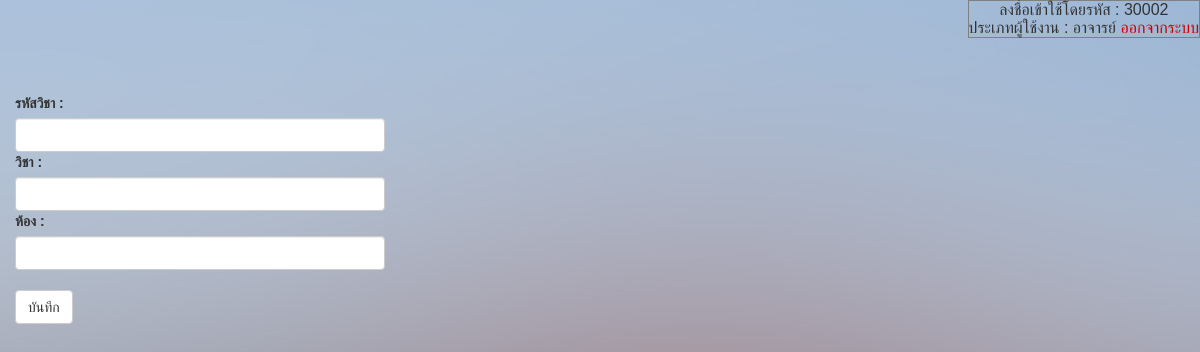
/html5up-dimension/subject_edit.php?subjectID=ง31101&class=1/1 (signed in), run on an earlier commit of the app's database.
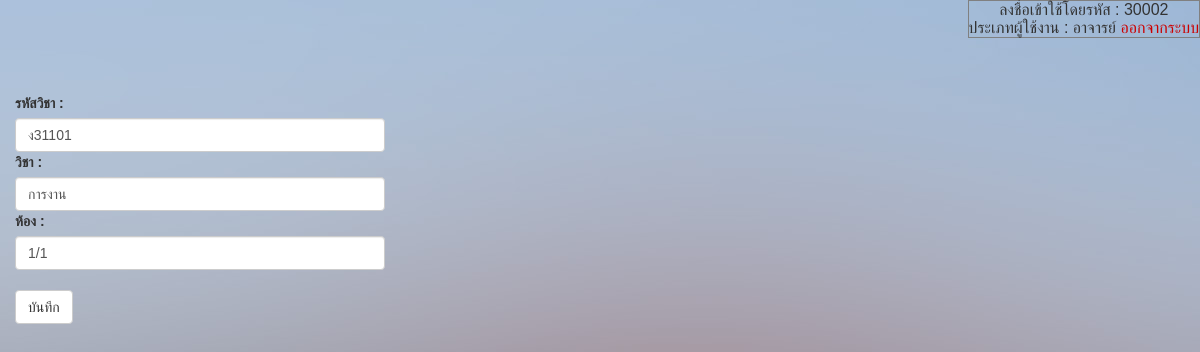
And on a later commit of the database.
### tables this page shows
CREATE TABLE `subject` (
  `subjectID` varchar(255) NOT NULL,
  `subject` varchar(255) NOT NULL,
  `class` varchar(11) NOT NULL,
  `teacherID` int(11) NOT NULL,
  `update` datetime NOT NULL
);

### html5up-dimension/subject_edit.php (the view, shortened to what this page needs)
<?php
if (!$_SESSION["uname"]){
	  Header("Location: Login.php");
}else{?>
<html>
	<head>
    <link rel="stylesheet" href="https://maxcdn.bootstrapcdn.com/bootstrap/3.3.7/css/bootstrap.min.css">
	</head>
<div class="abcd">
	<body background="/images/bg.jpg">
    <div align="right" class="a" >
      <table border="1">
      		<td>
    		  <center> ลงชื่อเข้าใช้โดยรหัส :
    			<?php echo($_SESSION['userID']);?><br>
          ประเภทผู้ใช้งาน : <?php echo($_SESSION['typeUser']);?>
    			<a href="logout.php"><font color="#CC0000">ออกจากระบบ</font></a></center>
        </td>
        </table>
    </div>
<br><br>
<form name="form1" method="post" action="subject_edit2.php?subjectID=<?php echo $_GET["subjectID"];?>&class=<?php echo $_GET["class"];?>" enctype="multipart/form-data">
        <?php
        include ("connectDB.php");
        $strSQL = mysqli_query($mysqli,"SELECT * FROM subject WHERE subjectID='".$_GET["subjectID"]."' and class='".$_GET["class"]."'");
        $objResult = mysqli_fetch_array($strSQL);
        ?>
        <div class="form-group">
          <div class="col-xs-4">
          <label for="idPD">รหัสวิชา : </label>
          <input class="form-control"  type="text" name="subjectID" value="<?php echo $objResult["subjectID"];?>">
          <label for="idPD">วิชา : </label>
          <input class="form-control"  type="text" name="subject" value="<?php echo $objResult["subject"];?>">
          <label for="idPD">ห้อง : </label>
          <input class="form-control"  type="text" name="class" value="<?php echo $objResult["class"];?>">
          <br>
          <button type="submit" class="btn btn-default">บันทึก</button>
        </div>
        </div>
	</body>
</html>
<?php }?>

What changed in the data, as far as the page shows it:
added subject: subjectID "ง31101", subject "การงาน", class "1/1"
